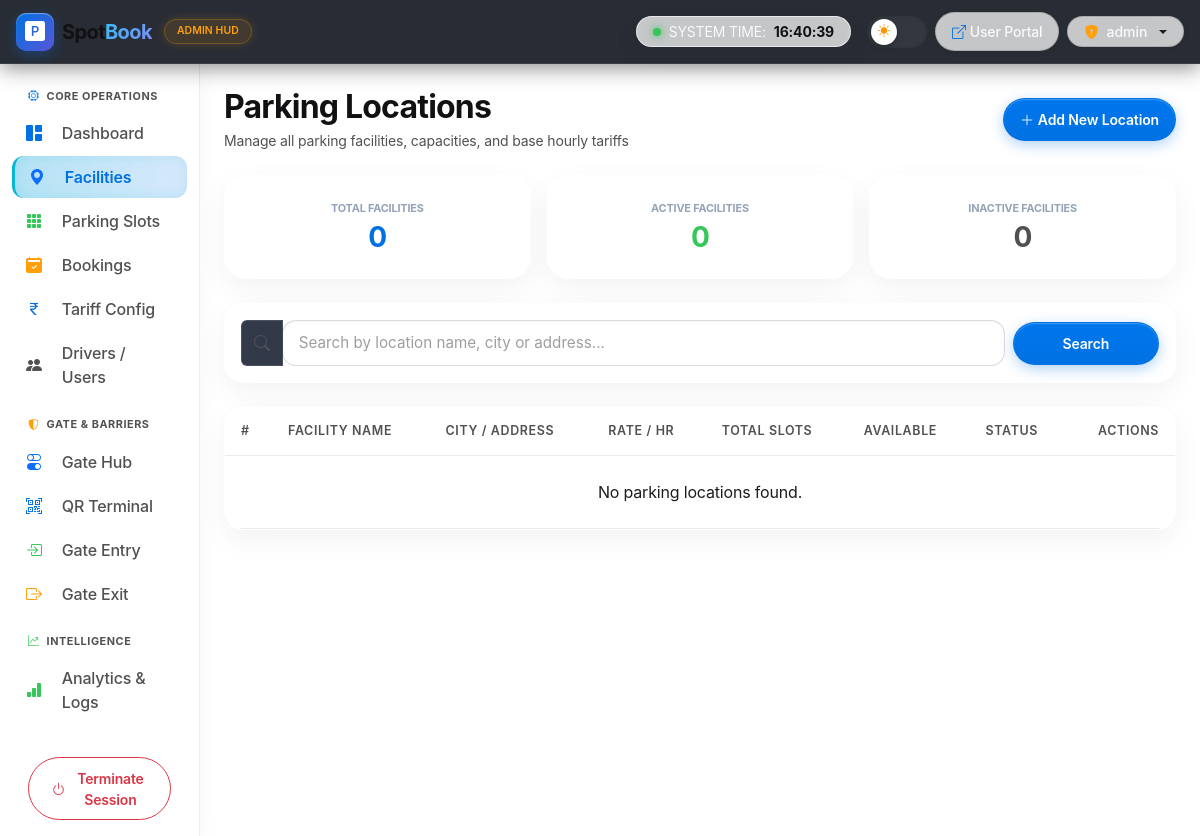
Page /admin_app/parking/locations/ (signed in) on the earlier database version.
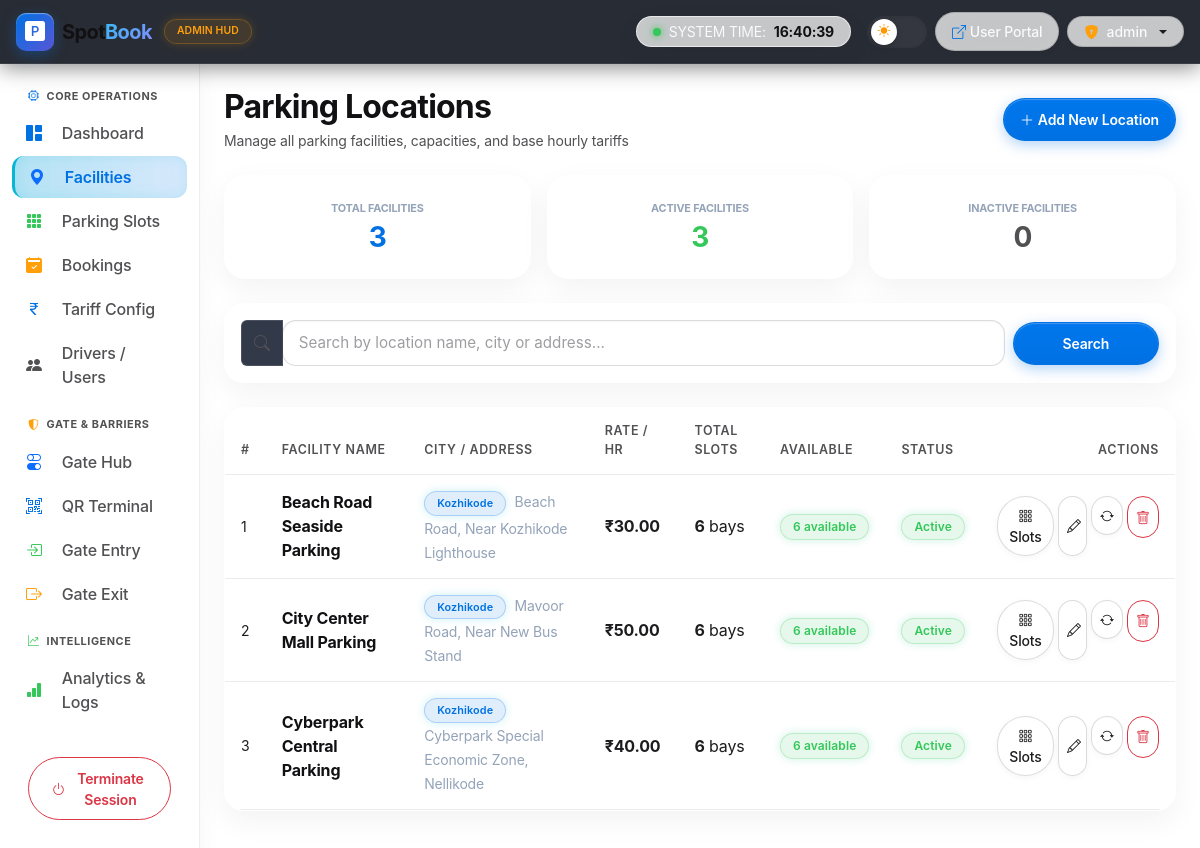
Same page on the later database version.
### admin_app/models.py (models this page shows, shortened)
class ParkingLocationTable(models.Model):
    name = models.CharField(max_length=100)
    address = models.TextField()
    city = models.CharField(max_length=100, default='Kozhikode')
    description = models.TextField(blank=True, default='')
    total_slots = models.IntegerField(default=0)
    rate_per_hour = models.DecimalField(max_digits=6, decimal_places=2, default=50.00)
    is_active = models.BooleanField(default=True)
    created_at = models.DateTimeField(auto_now_add=True, null=True, blank=True)
    @property
    def total_slots_count(self):
        count = self.parkingslottable_set.filter(is_active=True).count()
        return count if count > 0 else self.total_slots
    @property
    def available_slots_count(self):
        return self.parkingslottable_set.filter(is_active=True, status='Available').count()

### admin_app/views.py (the view, shortened to what this page needs)
# urls.py: path('parking/locations/', ParkingLocations.as_view(), name='ParkingLocations'),
class ParkingLocations(View):
    def get(self, request):
        if request.session.get('usertype') != 'admin':
            return redirect('login')
        search_query = request.GET.get('search', '').strip()
        locations = ParkingLocationTable.objects.all().order_by('-id')
        if search_query:
            locations = locations.filter(
                Q(name__icontains=search_query) |
                Q(address__icontains=search_query) |
                Q(city__icontains=search_query)
            )
        total_locs = ParkingLocationTable.objects.count()
        active_locs = ParkingLocationTable.objects.filter(is_active=True).count()
        inactive_locs = total_locs - active_locs
        context = {
            'locations': locations,
            'total_locations': total_locs,
            'active_locations': active_locs,
            'inactive_locations': inactive_locs,
            'search_query': search_query,
        }
        return render(request, 'admin/parking_locations.html', context)

### templates/admin/parking_locations.html (shortened to what the changed rows need)
{% extends 'admin/base.html' %}
{% block body %}
<div class="d-flex justify-content-between align-items-center mb-4 flex-wrap gap-3">
    <div>
        <h2 class="fw-bold mb-1">Parking Locations</h2>
    </div>
</div>
<div class="row g-3 mb-4">
    <div class="col-md-4">
        <div class="kpi-card text-center p-3 shadow-sm h-100">
            <span class="text-muted fs-xxs text-uppercase fw-bold d-block mb-1">Total Facilities</span>
            <h3 class="fw-bold text-info mb-0">{{ total_locations }}</h3>
        </div>
    </div>
    <div class="col-md-4">
        <div class="kpi-card text-center p-3 shadow-sm h-100">
            <span class="text-muted fs-xxs text-uppercase fw-bold d-block mb-1">Active Facilities</span>
            <h3 class="fw-bold text-success mb-0">{{ active_locations }}</h3>
        </div>
    </div>
</div>
<div class="glass-panel rounded-4 overflow-hidden mb-4 shadow-sm">
    <div class="table-responsive">
        <table class="table table-hover align-middle mb-0">
            <thead>
                <tr>
                    <th>#</th>
                    <th>Facility Name</th>
                    <th>City / Address</th>
                    <th>Rate / Hr</th>
                    <th>Total Slots</th>
                    <th>Available</th>
                    <th>Status</th>
                    <th class="text-end">Actions</th>
                </tr>
            </thead>
            <tbody>
                {% for loc in locations %}
                <tr>
                    <td class="text-muted small">{{ forloop.counter }}</td>
                    <td>
                        <strong class="text-white">{{ loc.name }}</strong>
                    </td>
                    <td>
                        <span class="badge badge-cyber-info fs-xxs me-1">{{ loc.city }}</span>
                        <span class="text-muted small">{{ loc.address }}</span>
                    </td>
                    <td class="fw-bold text-info">₹{{ loc.rate_per_hour }}</td>
                    <td><strong>{{ loc.total_slots_count }}</strong> bays</td>
                    <td>
                        <span class="badge {% if loc.available_slots_count > 0 %}badge-cyber-success{% else %}badge-cyber-danger{% endif %} rounded-pill">
                            {{ loc.available_slots_count }} available
                        </span>
                    </td>
                    <td>
                        <span class="badge {% if loc.is_active %}badge-cyber-success{% else %}badge-cyber-danger{% endif %} rounded-pill">
                            {% if loc.is_active %}Active{% else %}Inactive{% endif %}
                        </span>
                    </td>
                    <td class="text-end">
                        <div class="d-inline-flex gap-1">
                            <a href="{% url 'ParkingSlots' %}?location={{ loc.id }}" class="btn btn-sm btn-outline-cyber rounded-pill px-2" title="Manage Slots">
                                <i class="bi bi-grid-3x3-gap"></i> Slots
                            </a>
                            <button type="button" class="btn btn-sm btn-outline-cyber rounded-pill px-2" data-bs-toggle="modal" data-bs-target="#editModal{{ loc.id }}" title="Edit Facility">
                                <i class="bi bi-pencil"></i>
                            </button>
                            <form method="POST" action="{% url 'ParkingLocations' %}" class="d-inline">
                                <button type="submit" class="btn btn-sm btn-outline-cyber rounded-pill px-2 text-warning" title="Toggle Active">
                                    <i class="bi bi-arrow-repeat"></i>
                                </button>
                            </form>
                            <form method="POST" action="{% url 'ParkingLocations' %}" class="d-inline" onsubmit="return confirm('Delete location \'{{ loc.name }}\' and all its slots?');">
                                <button type="submit" class="btn btn-sm btn-outline-danger rounded-pill px-2" title="Delete Facility">
                                    <i class="bi bi-trash"></i>
                                </button>
                            </form>
                        </div>
                    </td>
                </tr>
                {% empty %}
                <tr>
                    <td colspan="8" class="text-center py-4 text-muted">No parking locations found.</td>
                </tr>
                {% endfor %}
            </tbody>
        </table>
    </div>
</div>
{% endblock %}

Differences in the rows shown:
added ParkingLocationTable: name "Beach Road Seaside Parking", city "Kozhikode", address "Beach Road, Near Kozhikode Lighthouse", rate_per_hour "30.00", total_slots_count "6", available_slots_count "6", is_active "Active"
added ParkingLocationTable: name "City Center Mall Parking", city "Kozhikode", address "Mavoor Road, Near New Bus Stand", rate_per_hour "50.00", total_slots_count "6", available_slots_count "6", is_active "Active"
added ParkingLocationTable: name "Cyberpark Central Parking", city "Kozhikode", address "Cyberpark Special Economic Zone, Nellikode", rate_per_hour "40.00", total_slots_count "6", available_slots_count "6", is_active "Active"
Other differences:
{{ total_locations }}: "0" → "3"
{{ active_locations }}: "0" → "3"
text no longer shown: "No parking locations found."
